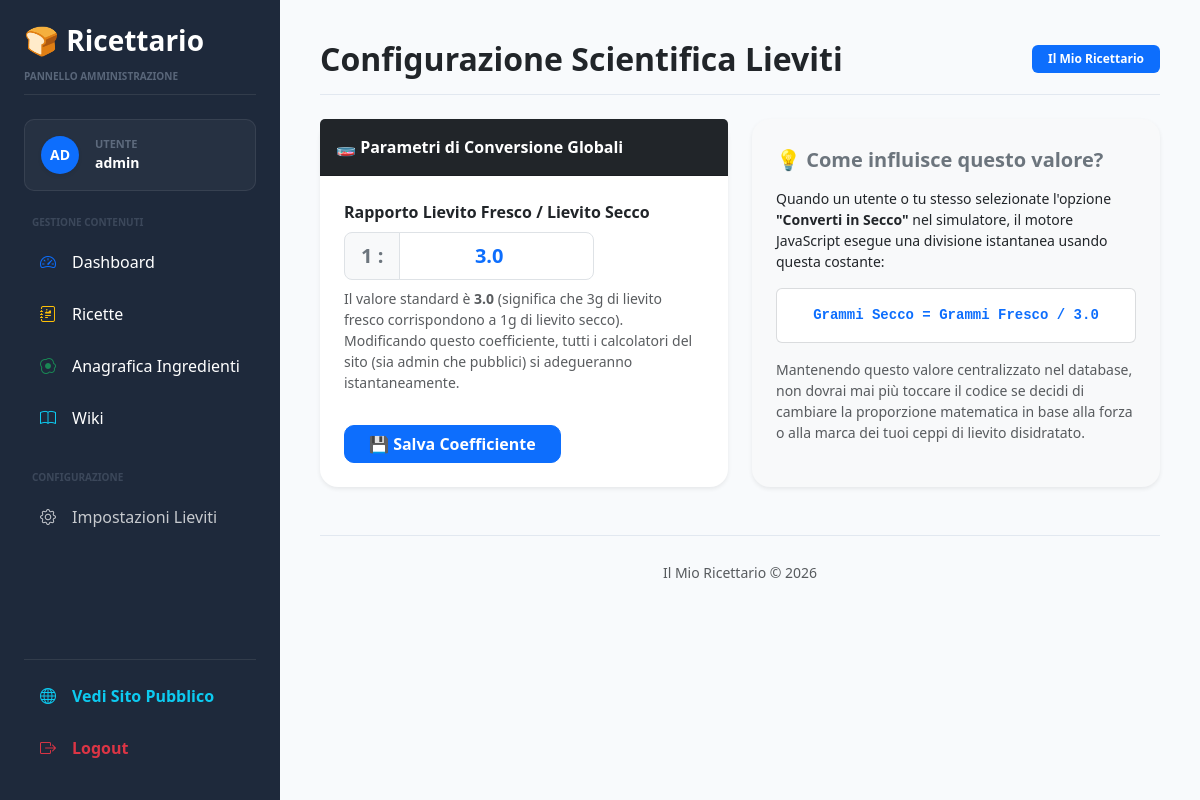
The page /admin/settings/yeast (signed in) on the database as committed earlier.
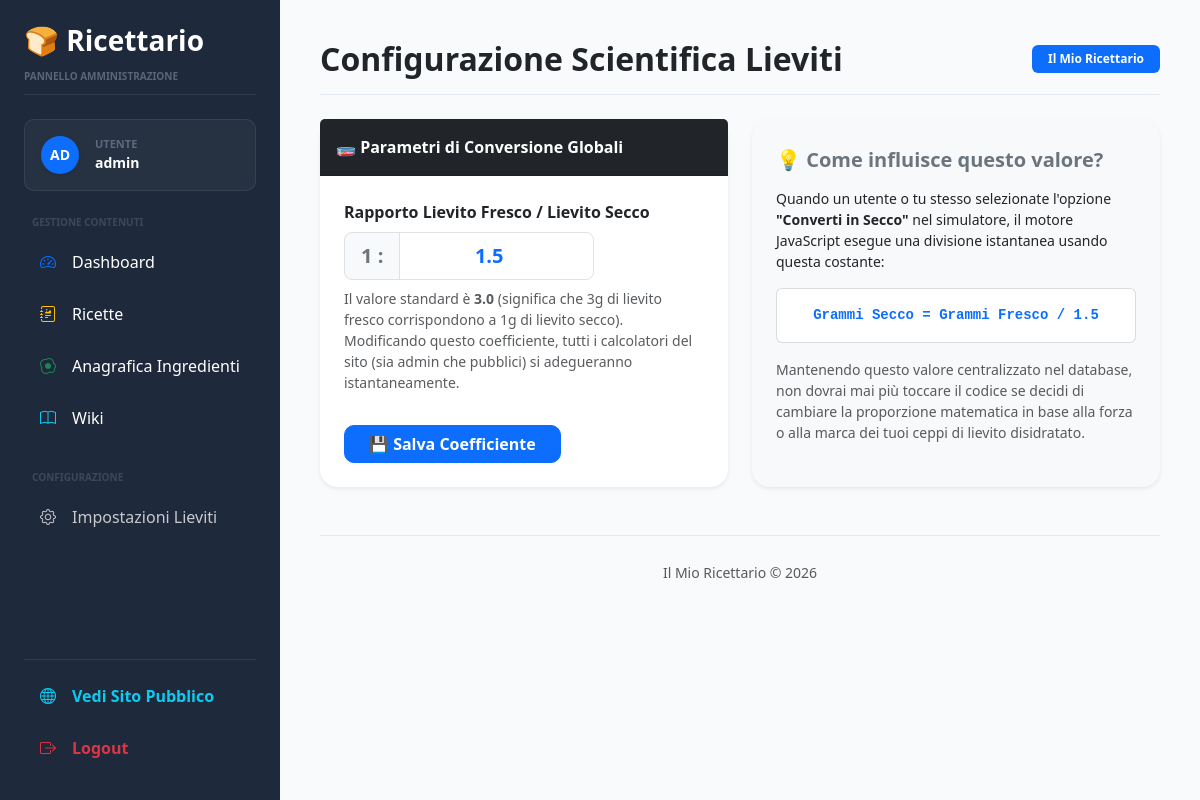
The same page on the database as committed later.
### models/user.py (models this page shows, shortened)
class User(UserMixin, db.Model):
    __tablename__ = "users"
    id = db.Column(
        db.Integer,
        primary_key=True
    )
    username = db.Column(
        db.String(100),
        unique=True,
        nullable=False
    )
    password_hash = db.Column(
        db.String(255),
        nullable=False
    )
    is_admin = db.Column(
        db.Boolean,
        default=False
    )

### models/setting.py (models this page shows, shortened)
class Setting(db.Model):
    __tablename__ = "settings"
    id = db.Column(
        db.Integer,
        primary_key=True
    )
    fresh_to_dry_ratio = db.Column(
        db.Float,
        default=3.0
    )
    tangzhong_flour_percent = db.Column(
        db.Float,
        default=5.0
    )
    tangzhong_liquid_multiplier = db.Column(
        db.Float,
        default=5.0
    )
    site_name = db.Column(
        db.String(100),
        default="Il Mio Ricettario"
    )
    default_unit = db.Column(
        db.String(20),
        default="g"
    )
    allow_public_recipes = db.Column(
        db.Boolean,
        default=True
    )

### routes/admin.py (the view, shortened to what this page needs)
@admin_bp.route("/settings/yeast", methods=["GET", "POST"])
@login_required
def settings_yeast():
    setting = Setting.query.first()
    return render_template(
        "admin/settings_yeast.html",
        setting=setting
    )

### app.py (called while the page is built)
@login_manager.user_loader
def load_user(user_id):
    return db.session.get(
        User,
        int(user_id)
    )

@app.context_processor
def inject_global_settings():
    return dict(
        settings_data=Setting.query.first()
    )

### templates/admin/settings_yeast.html (shortened to what this page needs)
{% extends "base.html" %}
{% block page_title %}Configurazione Scientifica Lieviti{% endblock %}
{% block content %}
<div class="row g-4">
    <div class="col-lg-6">
        <div class="card border-0 shadow-sm">
            <div class="card-header bg-dark text-white fw-bold py-3">
                🧫 Parametri di Conversione Globali
            </div>
            <div class="card-body p-4">
                <form method="post" action="{{ url_for('admin.settings_yeast') }}">
                    <div class="mb-4">
                        <label class="form-label fw-bold text-dark mb-2">
                            Rapporto Lievito Fresco / Lievito Secco
                        </label>
                        <div class="input-group input-group-lg" style="max-width: 250px;">
                            <span class="input-group-text bg-light fw-bold text-secondary">1 :</span>
                            <input type="number"
                                   name="fresh_to_dry_ratio"
                                   class="form-control text-center fw-bold text-primary"
                                   value="{{ setting.fresh_to_dry_ratio or 3.0 }}"
                                   step="0.1"
                                   min="1.0"
                                   required>
                        </div>
                        <div class="form-text text-muted mt-2 small">
                            Il valore standard è <strong>3.0</strong> (significa che 3g di lievito fresco corrispondono a 1g di lievito secco). Modificando questo coefficiente, tutti i calcolatori del sito (sia admin che pubblici) si adegueranno istantaneamente.
                        </div>
                    </div>
                    <div class="d-flex gap-2 pt-2">
                        <button type="submit" class="btn btn-primary fw-bold px-4">
                            💾 Salva Coefficiente
                        </button>
                    </div>
                </form>
            </div>
        </div>
    </div>
    <div class="col-lg-6">
        <div class="card border-0 shadow-sm bg-light h-100">
            <div class="card-body p-4 d-flex flex-column justify-content-center">
                <h5 class="fw-bold text-secondary mb-3">
                    💡 Come influisce questo valore?
                </h5>
                <p class="text-dark small mb-0 lh-base">
                    Quando un utente o tu stesso selezionate l'opzione <strong>"Converti in Secco"</strong> nel simulatore, il motore JavaScript esegue una divisione istantanea usando questa costante:
                </p>
                <div class="my-3 p-3 bg-white rounded border border-secondary border-opacity-25 text-center font-monospace small fw-bold text-primary">
                    Grammi Secco = Grammi Fresco / {{ setting.fresh_to_dry_ratio or 3.0 }}
                </div>
                <p class="text-muted small lh-base">
                    Mantenendo questo valore centralizzato nel database, non dovrai mai più toccare il codice se decidi di cambiare la proporzione matematica in base alla forza o alla marca dei tuoi ceppi di lievito disidratato.
                </p>
            </div>
        </div>
    </div>
</div>
{% endblock %}

### templates/base.html (shortened to what this page needs)
<!DOCTYPE html>
<html lang="it">
<head>
    <link href="https://cdn.jsdelivr.net/npm/bootstrap@5.3.0/dist/css/bootstrap.min.css" rel="stylesheet">
    <link rel="stylesheet"
          href="{{ url_for('static', filename='css/admin.css') }}">
    <link rel="stylesheet"
          href="https://cdn.jsdelivr.net/npm/bootstrap-icons@1.11.3/font/bootstrap-icons.min.css">
</head>
<body>
{% if current_user.is_authenticated %}
<div class="sidebar d-flex flex-column justify-content-between p-4"
     style="width: 280px; position: fixed; height: 100vh; background: #1e293b; color: #fff; z-index: 1000;">
    <div>
        <div class="mb-4 pb-2 border-bottom border-secondary border-opacity-25">
            <h3 class="mb-1 text-white fw-bold">
                🍞 Ricettario
            </h3>
            <small class="text-uppercase tracking-wider fw-semibold opacity-50" style="font-size: 10px; color: #94a3b8;">
                Pannello Amministrazione
            </small>
        </div>
        <div class="mb-4 p-3 d-flex align-items-center gap-3"
             style="background: rgba(255, 255, 255, 0.04);
                    border: 1px solid rgba(255, 255, 255, 0.08);
                    border-radius: 10px;">
            <div class="bg-primary rounded-circle d-flex align-items-center justify-content-center text-white fw-bold shadow-sm"
                 style="width: 38px; height: 38px; font-size: 14px;">
                {{ current_user.username[:2].upper() }}
            </div>
            <div>
                <div style="font-size: 11px; color: #94a3b8;" class="text-uppercase fw-bold opacity-50">
                    Utente
                </div>
                <div class="fw-bold text-white small">
                    {{ current_user.username }}
                </div>
            </div>
        </div>
        <div class="nav flex-column gap-1 mb-4">
            <span class="text-uppercase tracking-wider fw-bold px-2 mb-2 opacity-25" style="font-size: 10px; color: #94a3b8;">
                Gestione Contenuti
            </span>
            <a href="{{ url_for('admin.dashboard') }}" class="nav-link text-white rounded px-3 py-2 d-flex align-items-center gap-3 hover-sidebar">
                <i class="bi bi-speedometer2 text-primary"></i>
                <span>Dashboard</span>
            </a>
            <a href="{{ url_for('admin.recipes') }}" class="nav-link text-white rounded px-3 py-2 d-flex align-items-center gap-3 hover-sidebar">
                <i class="bi bi-journal-richtext text-warning"></i>
                <span>Ricette</span>
            </a>
            <a href="{{ url_for('admin.master_ingredients_view') }}" class="nav-link text-white rounded px-3 py-2 d-flex align-items-center gap-3 hover-sidebar">
                <i class="bi bi-egg-fried text-success"></i>
                <span>Anagrafica Ingredienti</span>
            </a>
            <a href="{{ url_for('admin.wiki_list') }}" class="nav-link text-white rounded px-3 py-2 d-flex align-items-center gap-3 hover-sidebar">
                <i class="bi bi-book text-info"></i>
                <span>Wiki</span>
            </a>
        </div>
        <div class="nav flex-column gap-1">
            <span class="text-uppercase tracking-wider fw-bold px-2 mb-2 opacity-25" style="font-size: 10px; color: #94a3b8;">
                Configurazione
            </span>
            <a href="{{ url_for('admin.settings_yeast') }}" class="nav-link text-white rounded px-3 py-2 d-flex align-items-center gap-3 opacity-75 hover-sidebar">
                <i class="bi bi-gear"></i>
                <span>Impostazioni Lieviti</span>
            </a>
        </div>
    </div>
    <div class="pt-3 border-top border-secondary border-opacity-25 nav flex-column gap-1">
        <a href="{{ url_for('recipes.list_recipes') }}" target="_blank" class="nav-link text-info rounded px-3 py-2 d-flex align-items-center gap-3 hover-sidebar fw-semibold small">
            <i class="bi bi-globe"></i>
            <span>Vedi Sito Pubblico</span>
        </a>
        <a href="{{ url_for('admin.logout') }}" class="nav-link text-danger rounded px-3 py-2 d-flex align-items-center gap-3 hover-sidebar fw-semibold small">
            <i class="bi bi-box-arrow-right"></i>
            <span>Logout</span>
        </a>
    </div>
</div>
<div class="main-content" style="margin-left: 280px; padding: 40px; min-height: 100vh; background: #f8fafc;">
    <div class="d-flex justify-content-between align-items-center mb-4 pb-3 border-bottom" style="border-color: #e2e8f0 !important;">
        <div>
            <h2 class="fw-bold text-dark mb-0">
                {% block page_title %}{% endblock %}
            </h2>
        </div>
        <div>
            <span class="badge bg-primary px-3 py-2">
                Il Mio Ricettario
            </span>
        </div>
    </div>
{% else %}
<div class="container py-5">
{% endif %}
    {% block content %}
    {% endblock %}
{% if current_user.is_authenticated %}
    <div class="mt-5 text-center text-muted pt-4 border-top" style="border-color: #e2e8f0 !important;">
        <small>
            Il Mio Ricettario © 2026
        </small>
    </div>
</div>
{% else %}
</div>
{% endif %}
</body>
</html>

### static/css/admin.css (style rules this page uses)
body { background:#f1f5f9; font-family:Segoe UI, Arial, sans-serif; }
.sidebar { position:fixed; top:0; left:0; width:260px; height:100vh; background:#17233a; color:white; padding:20px; }
.sidebar h3 { margin-bottom:10px; font-weight:700; }
.sidebar a { display:block; color:#cbd5e1; text-decoration:none; padding:12px; border-radius:10px; margin-bottom:8px; transition:.2s; }
.main-content { margin-left:280px; padding:40px; }
.card { border:none; border-radius:18px; box-shadow:0 4px 18px rgba(0,0,0,.08); }
.form-control { border-radius:10px; }
.btn { border-radius:10px; }
h1,h2,h3,h4,h5 { font-weight:700; }

Rows that differ between the two databases and show on the page:
changed Setting: fresh_to_dry_ratio "3.0" → "1.5"
